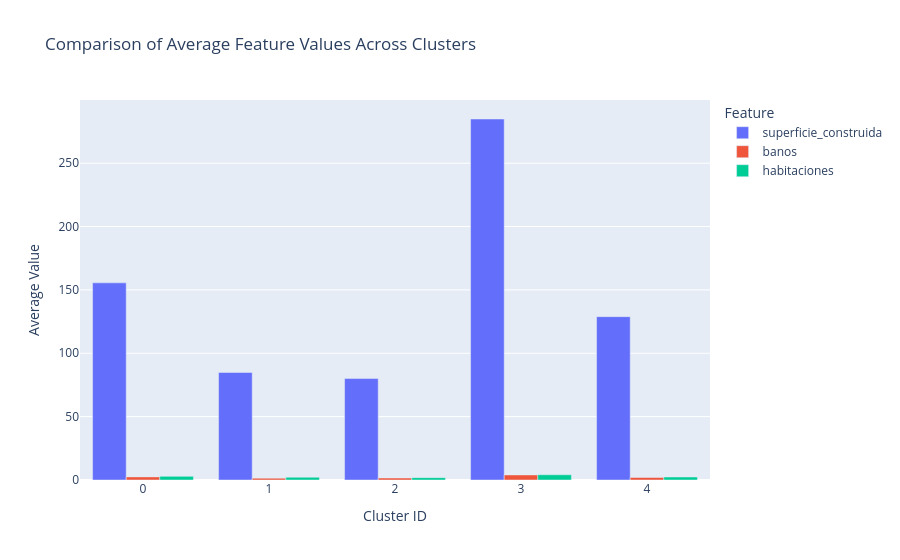

The notebook cell saved with this chart:
### Code cell
print("\n--- Visualizing Mean Feature Values by Cluster ---")

# Step 1: Define the features we want to analyze
features_to_plot = ['superficie_construida', 'banos', 'habitaciones']

# Step 2: Calculate the cluster_means DataFrame by grouping and aggregating
cluster_means = df_clustered.groupby('cluster')[features_to_plot].mean().reset_index()

# Step 3: Now that cluster_means exists, display it as a formatted table
print("\n--- Summary Table: Mean Feature Values by Cluster ---")
styled_means = cluster_means.style.format({
    'superficie_construida': '{:,.2f}', # Format with comma for thousands and 2 decimal places
    'banos': '{:.2f}',                  # Format to 2 decimal places
    'habitaciones': '{:.2f}'            # Format to 2 decimal places
}).set_caption("Average Feature Values per Cluster").hide(axis='index')
display(styled_means)

# Step 4: Proceed with creating the plot using the same cluster_means DataFrame
# We need to "melt" the DataFrame to make it suitable for a grouped bar chart
df_melted = cluster_means.melt(id_vars='cluster', value_vars=features_to_plot, var_name='Feature', value_name='Average Value')

fig = px.bar(
    df_melted,
    x='cluster',
    y='Average Value',
    color='Feature',
    barmode='group', # Group bars for the same cluster side-by-side
    title='Comparison of Average Feature Values Across Clusters',
    labels={'cluster': 'Cluster ID'}
)
fig.update_layout(xaxis_type='category')
fig.show()

### Figure 1 — Plotly figure (JSON) as saved in the notebook; plotly's stock layout.template omitted (floating-point values rounded to 4 significant figures)
{"data": [{"alignmentgroup": "True", "hovertemplate": "Feature=superficie_construida<br>Cluster ID=%{x}<br>Average Value=%{y}<extra></extra>", "legendgroup": "superficie_construida", "marker": {"color": "#636efa", "pattern": {"shape": ""}}, "name": "superficie_construida", "offsetgroup": "superficie_construida", "orientation": "v", "showlegend": true, "textposition": "auto", "type": "bar", "x": [0, 1, 2, 3, 4], "xaxis": "x", "y": [155.6, 84.86, 80.06, 284.9, 128.9], "yaxis": "y"}, {"alignmentgroup": "True", "hovertemplate": "Feature=banos<br>Cluster ID=%{x}<br>Average Value=%{y}<extra></extra>", "legendgroup": "banos", "marker": {"color": "#EF553B", "pattern": {"shape": ""}}, "name": "banos", "offsetgroup": "banos", "orientation": "v", "showlegend": true, "textposition": "auto", "type": "bar", "x": [0, 1, 2, 3, 4], "xaxis": "x", "y": [2.45, 1.475, 1.533, 4.0, 1.97], "yaxis": "y"}, {"alignmentgroup": "True", "hovertemplate": "Feature=habitaciones<br>Cluster ID=%{x}<br>Average Value=%{y}<extra></extra>", "legendgroup": "habitaciones", "marker": {"color": "#00cc96", "pattern": {"shape": ""}}, "name": "habitaciones", "offsetgroup": "habitaciones", "orientation": "v", "showlegend": true, "textposition": "auto", "type": "bar", "x": [0, 1, 2, 3, 4], "xaxis": "x", "y": [2.864, 2.156, 1.861, 4.133, 2.355], "yaxis": "y"}], "layout": {"barmode": "group", "legend": {"title": {"text": "Feature"}, "tracegroupgap": 0}, "title": {"text": "Comparison of Average Feature Values Across Clusters"}, "xaxis": {"anchor": "y", "domain": [0, 1], "title": {"text": "Cluster ID"}, "type": "category"}, "yaxis": {"anchor": "x", "domain": [0, 1], "title": {"text": "Average Value"}}}}
